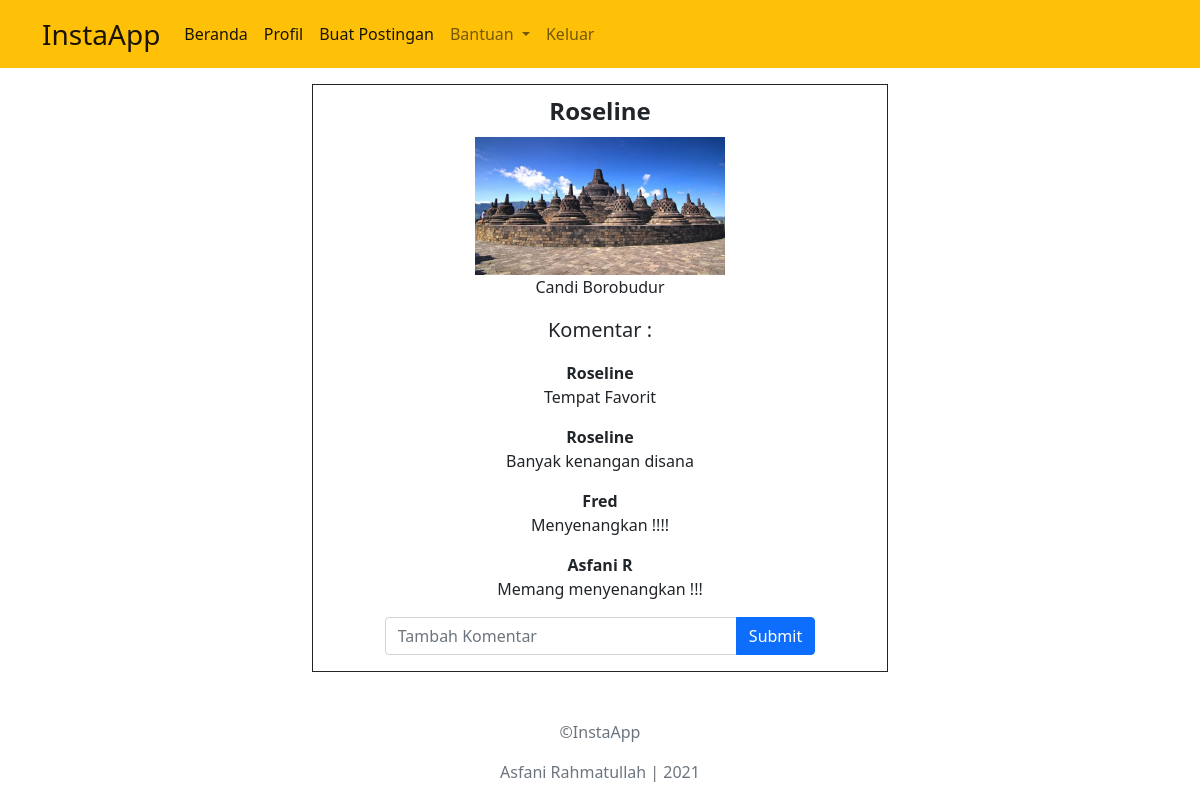
/user/tambah komentar.php?id_postingan=25&temp_status=Disukai (signed in), run on the app's committed database.
### tables this page shows
CREATE TABLE `postingan` (
  `id_postingan` int(11) NOT NULL,
  `id_user` int(11) NOT NULL,
  `gambar` varchar(255) DEFAULT NULL,
  `postingan` text DEFAULT NULL,
  `jml_like` int(11) DEFAULT NULL
);

CREATE TABLE `pengguna` (
  `id_user` int(11) NOT NULL,
  `username` varchar(45) NOT NULL,
  `email` varchar(45) NOT NULL,
  `nomor_handphone` varchar(13) NOT NULL,
  `jenis_kelamin` varchar(9) NOT NULL,
  `TTL` date NOT NULL,
  `foto` varchar(64) NOT NULL,
  `password` varchar(64) NOT NULL
);

CREATE TABLE `komentar` (
  `id_komentar` int(11) NOT NULL,
  `id_user` int(11) NOT NULL,
  `id_postingan` int(11) NOT NULL,
  `komentar` text NOT NULL,
  `likes` int(11) NOT NULL
);

### user/tambah komentar.php (the view, shortened to what this page needs)
<?php
    function komentar($id_postingan,$conn){
        $jawaban=$conn->prepare("SELECT komentar, username FROM postingan, komentar, pengguna
                                 WHERE komentar.id_postingan = :id_postingan AND komentar.id_user=pengguna.id_user AND komentar.id_postingan=postingan.id_postingan");
        $jawaban->bindValue(':id_postingan',$id_postingan);
        $jawaban->execute();
        return $jawaban;
    }
?>
<!doctype html>
<html lang="en">
  <head>
    <link href="https://cdn.jsdelivr.net/npm/bootstrap@5.0.0-beta3/dist/css/bootstrap.min.css" rel="stylesheet">
  </head>
  <body>
  <nav class="navbar navbar-expand-lg navbar-light bg-warning sticky-md-top">
    <div class="container">
        <a class="navbar-brand fs-3" href="index.php">InstaApp</a>
        <div class="collapse navbar-collapse" id="navbarNavDropdown">
        <ul class="navbar-nav">
            <li class="nav-item">
            <a class="nav-link active" aria-current="page" href="index.php">Beranda</a>
            </li>
            <li class="nav-item">
            <a class="nav-link active" href="#">Profil</a>
            </li>
            <li class="nav-item">
            <a class="nav-link active" href="buat postingan.php">Buat Postingan</a>
            </li>
            <li class="nav-item dropdown">
            <a class="nav-link dropdown-toggle" href="#" id="navbarDropdownMenuLink" role="button" data-bs-toggle="dropdown" aria-expanded="false">
                Bantuan
            </a>
            </li>
            <li class="nav-item">
            <a class="nav-link" href="logout.php">Keluar</a>
            </li>
        </ul>
        </div>
    </div>
    </nav>
    <div class="container text-center w-50 mx-auto">
    <?php
    $dbc = new PDO('mysql:host=localhost;dbname=instaapp','root','');
    $query = $dbc->prepare("SELECT username, id_postingan, gambar, postingan FROM pengguna, postingan
                            WHERE pengguna.id_user = postingan.id_user AND id_postingan = :id_postingan ORDER BY id_postingan DESC");
    $temp_id=intval($_SESSION['id_postingan']);
    $query->bindValue(':id_postingan', $temp_id);
    $query->execute();
    if ($query->rowCount()>0) {
        foreach ($query as $row) {
            echo "<div class='border border-dark my-3'>";
            echo "<div class='my-2 fs-4'><b> {$row['username']}</b></div>";
            echo "<img src='{$row['gambar']}' style='width: 250px;'><br>";
            echo "<p>  {$row['postingan']}</p>";
            echo '<div class="my-3">';
            $respon = komentar($row['id_postingan'], $dbc);
            echo "<div class='container3'>";
            echo "<p class='fs-5'> Komentar :</p>";
            if ($respon->rowCount() >= 1 ) {
                foreach ($respon as $row2) {
                    echo "<b>{$row2['username']}</b>";
                    echo "<p> {$row2['komentar']}</p>";
                }
                echo "
                <div>
                <form action='tambah komentar.php' method='POST'>
                <div class='input-group mb-3 w-75 mx-auto'>
                <input type='text' class='form-control' placeholder='Tambah Komentar' name='input_komentar' id='input_komentar'>
                <input type='submit' class='btn btn-primary' name='komentar' id='komentar'>
                </div>
                </form>
                </div>
                </div>
                </div>";
            }
            echo "</div><br>";
        }
    } else {
        echo 'Postingan tidak ditemukan';
    };
    ?>
    </div>
    <footer class="container-fluid text-center text-secondary p-2">
        <p> ©InstaApp</p>
        <p> Asfani Rahmatullah | 2021</p>
    </footer>
  </body>
</html>

### data on the page
postingan: id_user.username "Roseline", gambar (picture), postingan "Candi Borobudur"
komentar: id_user.username "Roseline", komentar "Tempat Favorit"
komentar: id_user.username "Roseline", komentar "Banyak kenangan disana"
komentar: id_user.username "Fred", komentar "Menyenangkan !!!!"
komentar: id_user.username "Asfani R", komentar "Memang menyenangkan !!!"
